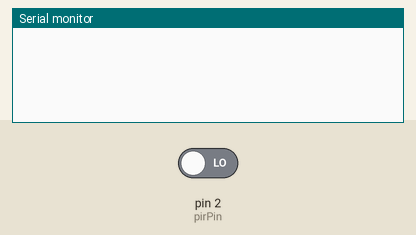
Simulated run of this sketch. Board: Arduino Uno, built with avr-gcc and run on an emulated ATmega328P. On the bench: the last lines printed to the serial monitor. The test bench sets the inputs (shaded band); at power-on: pin 2 (pirPin) LOW.

Above: at 1.2 s.
1.3 s: pin 2 (pirPin) driven HIGH
At 2.3 s:
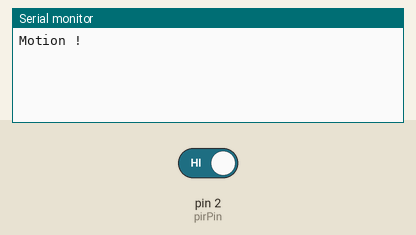
2.8 s: pin 2 (pirPin) driven LOW
At 3.5 s:
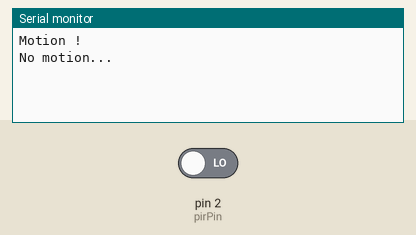

The sketch:

Blink_DetectMvt.ino
```cpp
int pirPin = 2;
int pirState = LOW;

void setup() {
  // Met la broche 2 en entrée
  pinMode(pirPin, INPUT);
  // Utilisation d'une résistance de pull-up sur le PIN 2
  digitalWrite(pirPin, HIGH);
  // Active le port série
  Serial.begin(9600);
}

void loop(){
  // Vérification de l'état du capteur
  if (digitalRead(pirPin ) == HIGH) {
    if (pirState == LOW) {
      // Mouvement !
      Serial.println("Motion !");
      pirState = HIGH;
    }
  } else {
    if (pirState == HIGH){
      // Pas de mouvement...
      Serial.println("No motion...");
      pirState = LOW;
    }
  }
}
```

Measured:
- after the input at 1.3 s, the serial monitor: prints a new line at once (image 1)
- after the input at 2.8 s, the serial monitor: prints a new line at once (image 2)
